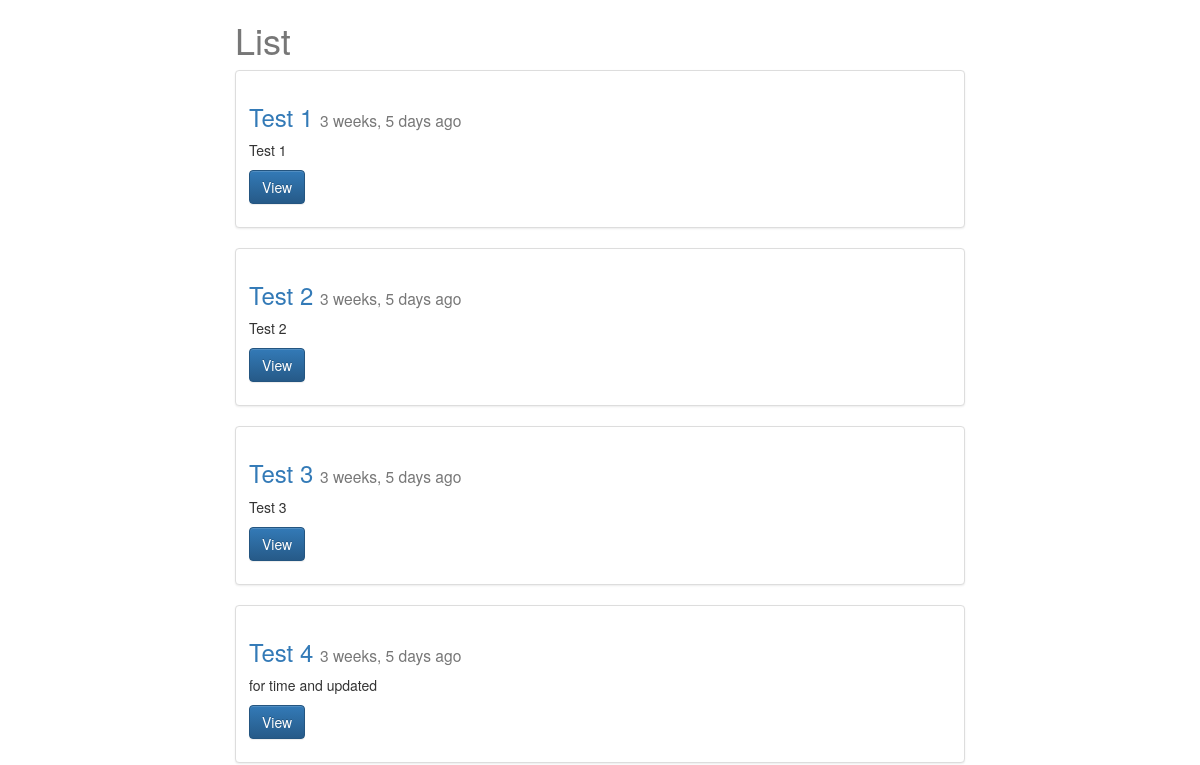
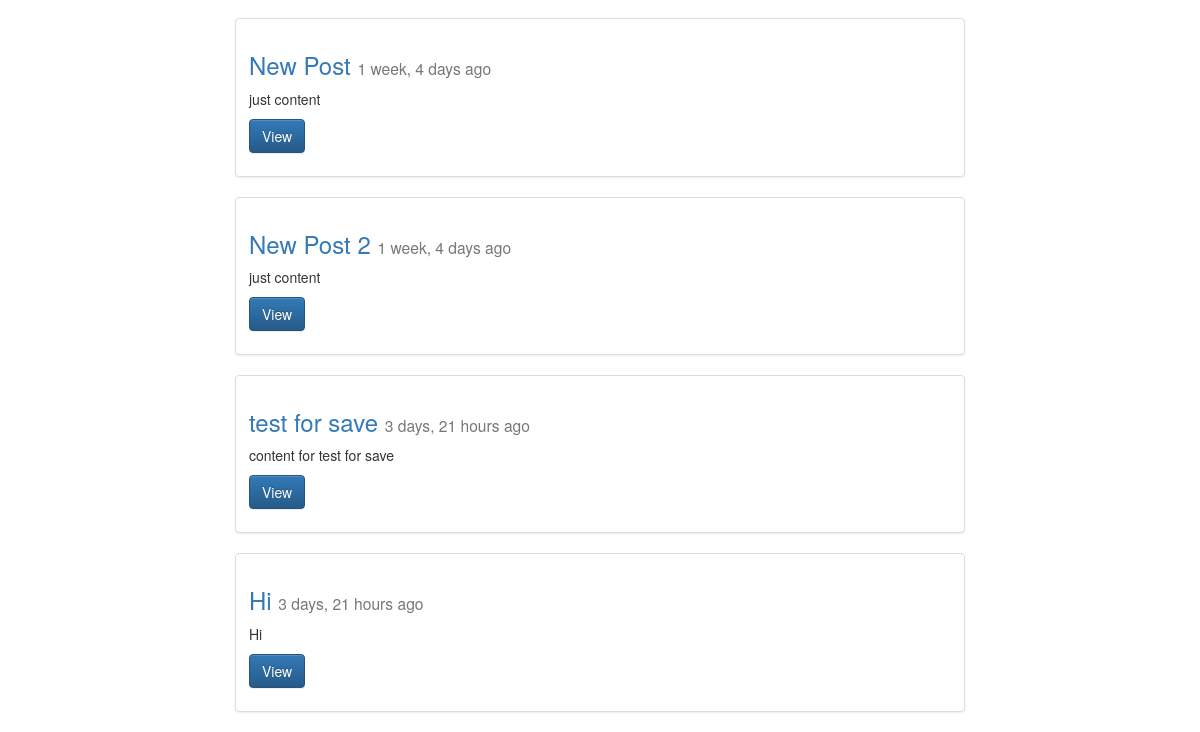
/posts/, run on an earlier commit of the app's database (2 pictures, top to bottom).
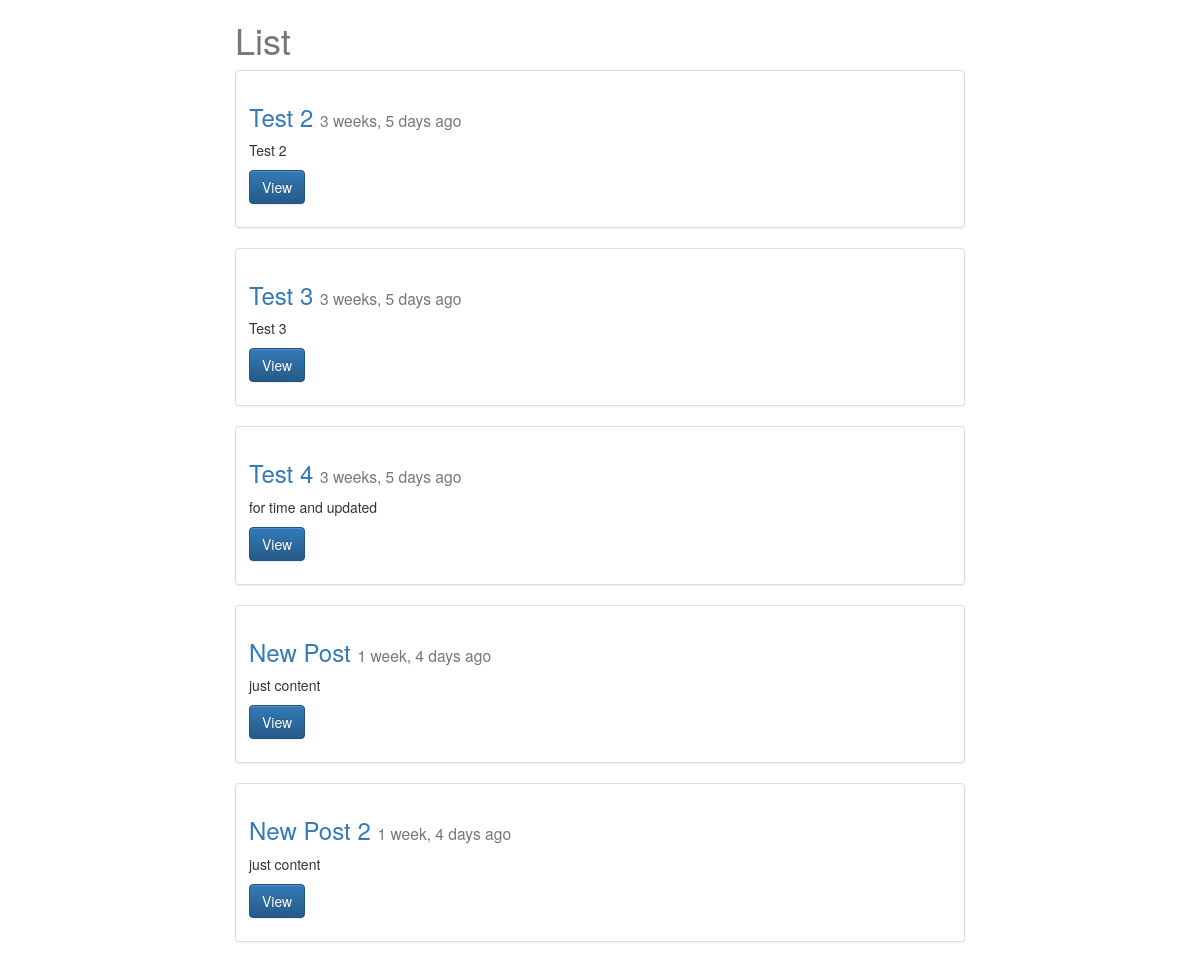
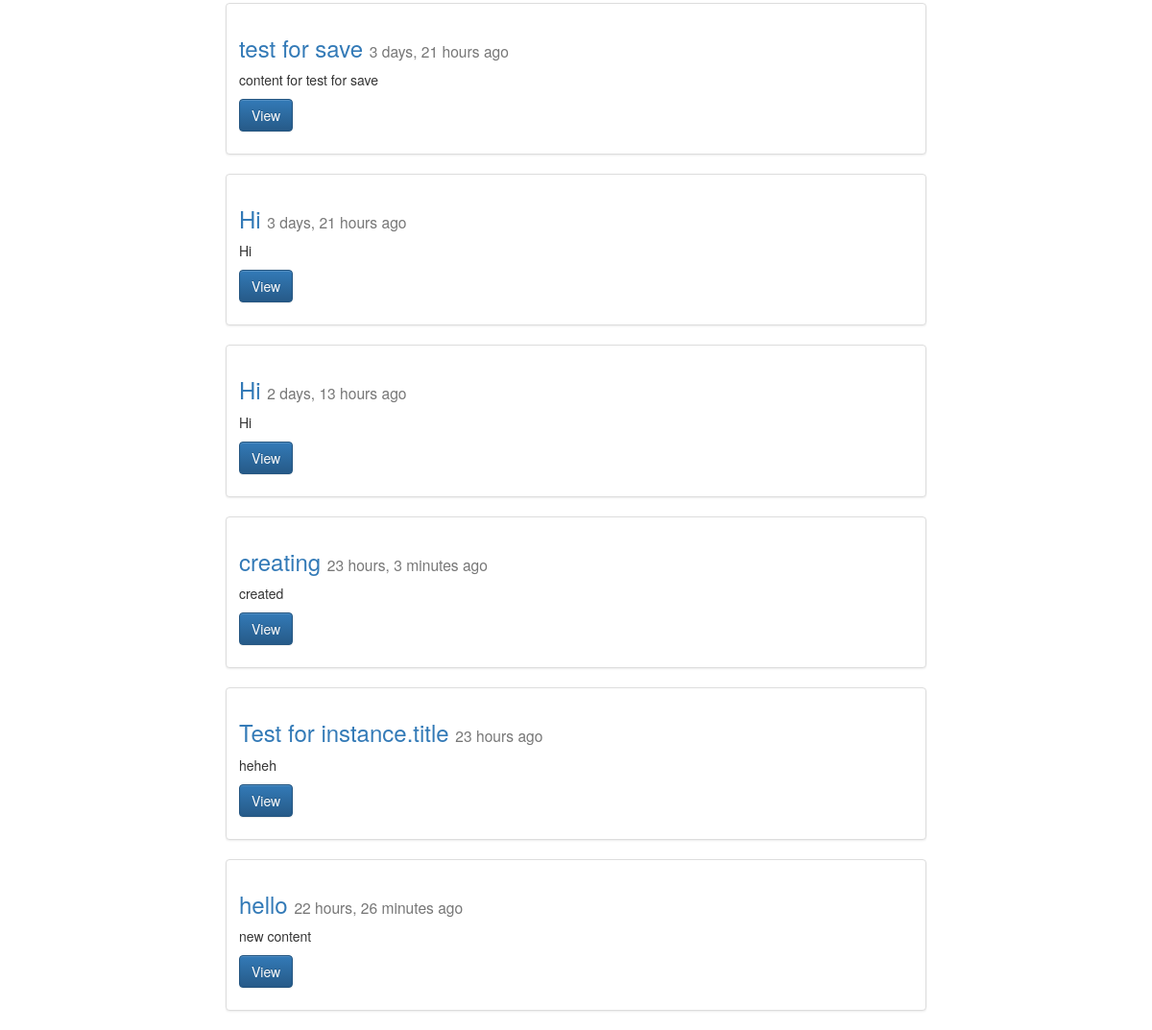
And on a later commit of the database (2 pictures, top to bottom).
### posts/models.py (models this page shows, shortened)
class Post(models.Model):
	title = models.CharField(max_length=120)
	content = models.TextField()
	updated = models.DateTimeField(auto_now=True, auto_now_add=False)
	timestamp = models.DateTimeField(auto_now=False, auto_now_add=True)
	def get_absolute_url (self):
		return reverse("posts:detail", kwargs={"id": self.id})

### posts/views.py (the view)
def post_list(request): #list
	queryset = Post.objects.all()
	context = {
		"object_list" : queryset,
		"title": "List"
	}
	return render(request, "post_list.html", context)

### templates/post_list.html
{% extends "base.html" %}
	{% block content %}
		<div class='col-sm-8 col-sm-offset-2'>
		<h1>{{ title }}</h1>
			{% for obj in object_list %}
			<div class="row">
				<div class="col-sm-12 ">
					<div class="thumbnail">
						<div class="caption">
							<h3><a href='{{ obj.get_absolute_url }}'>{{ obj.title }}</a> <small>{{ obj.timestamp|timesince }} ago</small> </h3>
							<p>{{ obj.content|linebreaks|truncatechars:150 }}</p>
							<p><a href="{{ obj.get_absolute_url }}" class="btn btn-primary" role="button">View</a> </p>
						</div>
					</div>
				</div>
			</div>
			{% endfor %}
		</div>
	{% endblock content %}

### templates/base.html (shortened to what this page needs)
{% load staticfiles %}
<html>
	<head>
		<link rel="stylesheet" href="https://maxcdn.bootstrapcdn.com/bootstrap/3.3.7/css/bootstrap.min.css">
		<link rel="stylesheet" href="https://maxcdn.bootstrapcdn.com/bootstrap/3.3.7/css/bootstrap-theme.min.css">
		<link rel='stylesheet' href='{% static "css/base.css" %}'/>
	</head>
	<body>
		<div class='container'>
			{% block content %}
			{% endblock content %}
		</div>
	</body>
</html>

### static/css/base.css (style rules this page uses)
h1 { color: #777777; }

What changed in the data, as far as the page shows it:
removed Post: title "Test 1", timestamp "3 weeks, 5 days", content "Test 1"
added Post: title "Hi", timestamp "2 days, 13 hours", content "Hi"
added Post: title "creating", timestamp "23 hours, 3 minutes", content "created"
added Post: title "Test for instance.title", timestamp "23 hours", content "heheh"
added Post: title "hello", timestamp "22 hours, 26 minutes", content "new content"
